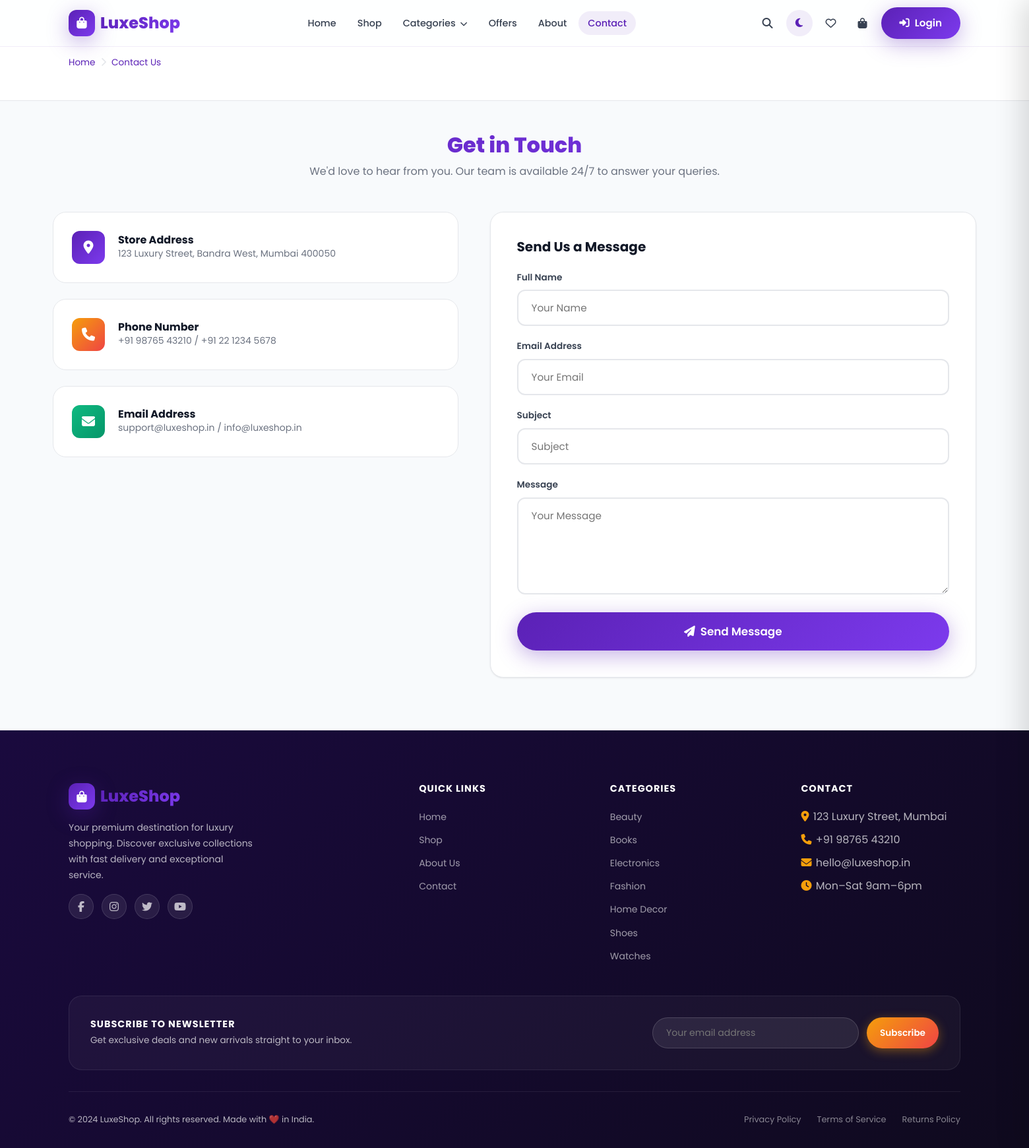
Page /contact/ on the committed database.
### store/models.py (models this page shows, shortened)
class Category(models.Model):
    name = models.CharField(max_length=100)
    slug = models.SlugField(unique=True, blank=True)
    icon = models.CharField(max_length=100, default='fas fa-tag')
    image = models.ImageField(upload_to='categories/', blank=True, null=True)
    description = models.TextField(blank=True)
    created_at = models.DateTimeField(auto_now_add=True)
    class Meta:
        verbose_name_plural = 'Categories'
        ordering = ['name']

### store/views.py (the view)
# urls.py: path('contact/', views.contact, name='contact'),
def contact(request):
    if request.method == 'POST':
        form = ContactForm(request.POST)
        if form.is_valid():
            form.save()
            messages.success(request, 'Your message has been sent! We\'ll get back to you soon.')
            return redirect('contact')
    else:
        form = ContactForm()
    return render(request, 'store/contact.html', {'form': form})

### store/forms.py
class ContactForm(forms.ModelForm):
    class Meta:
        model = ContactMessage
        fields = ['name', 'email', 'subject', 'message']
        widgets = {
            'name': forms.TextInput(attrs={'class': 'form-input', 'placeholder': 'Your Name'}),
            'email': forms.EmailInput(attrs={'class': 'form-input', 'placeholder': 'Your Email'}),
            'subject': forms.TextInput(attrs={'class': 'form-input', 'placeholder': 'Subject'}),
            'message': forms.Textarea(attrs={'class': 'form-input', 'rows': 5, 'placeholder': 'Your Message'}),
        }

### store/context_processors.py (called while the page is built)
def cart_context(request):
    cart_count = 0
    try:
        if request.user.is_authenticated:
            cart = Cart.objects.filter(user=request.user).first()
        else:
            session_key = request.session.session_key
            if not session_key:
                request.session.create()
                session_key = request.session.session_key
            cart = Cart.objects.filter(session_key=session_key).first()
        if cart:
            cart_count = cart.total_items
    except Exception:
        pass
    return {'cart_count': cart_count}

def wishlist_context(request):
    wishlist_count = 0
    try:
        if request.user.is_authenticated:
            wishlist = Wishlist.objects.filter(user=request.user).first()
            if wishlist:
                wishlist_count = wishlist.products.count()
    except Exception:
        pass
    return {'wishlist_count': wishlist_count}

def categories_context(request):
    try:
        categories = Category.objects.all()
    except Exception:
        categories = []
    return {'all_categories': categories}

### store/models.py (called while the page is built)
    @property
    def total_items(self):
        return sum(item.quantity for item in self.items.all())

### templates/store/contact.html (shortened to what this page needs)
{% extends 'base.html' %}
{% load static %}
{% block content %}
<div style="padding-top:70px">
  <div style="background:var(--card-bg);border-bottom:1px solid var(--border);padding:0.875rem 0">
    <div class="container">
      <div class="breadcrumb">
        <a href="{% url 'home' %}">Home</a>
        <span class="breadcrumb-sep"><i class="fas fa-chevron-right"></i></span>
        <span style="color:var(--primary)">Contact Us</span>
      </div>
    </div>
  </div>
  <div class="container section-padding" style="padding-top:3rem">
    <div class="text-center" style="margin-bottom:3rem">
      <h1 class="section-title">Get in Touch</h1>
      <p class="section-subtitle">We'd love to hear from you. Our team is available 24/7 to answer your queries.</p>
    </div>
    <div style="display:grid;grid-template-columns:1fr 1.2fr;gap:3rem;align-items:start" class="checkout-layout">
      <div style="display:flex;flex-direction:column;gap:1.5rem">
        <div style="background:var(--card-bg);border:1px solid var(--border);border-radius:var(--radius);padding:1.75rem;display:flex;align-items:center;gap:1.25rem">
          <div style="width:50px;height:50px;border-radius:12px;background:var(--gradient);display:flex;align-items:center;justify-content:center;color:white;font-size:1.25rem">
            <i class="fas fa-location-dot"></i>
          </div>
          <div>
            <h3 style="font-size:1rem;font-weight:700">Store Address</h3>
            <p style="font-size:0.875rem;color:var(--text-light)">123 Luxury Street, Bandra West, Mumbai 400050</p>
          </div>
        </div>
        <div style="background:var(--card-bg);border:1px solid var(--border);border-radius:var(--radius);padding:1.75rem;display:flex;align-items:center;gap:1.25rem">
          <div style="width:50px;height:50px;border-radius:12px;background:var(--gradient-accent);display:flex;align-items:center;justify-content:center;color:white;font-size:1.25rem">
            <i class="fas fa-phone"></i>
          </div>
          <div>
            <h3 style="font-size:1rem;font-weight:700">Phone Number</h3>
            <p style="font-size:0.875rem;color:var(--text-light)">+91 98765 43210 / +91 22 1234 5678</p>
          </div>
        </div>
        <div style="background:var(--card-bg);border:1px solid var(--border);border-radius:var(--radius);padding:1.75rem;display:flex;align-items:center;gap:1.25rem">
          <div style="width:50px;height:50px;border-radius:12px;background:linear-gradient(135deg,#10B981,#059669);display:flex;align-items:center;justify-content:center;color:white;font-size:1.25rem">
            <i class="fas fa-envelope"></i>
          </div>
          <div>
            <h3 style="font-size:1rem;font-weight:700">Email Address</h3>
            <p style="font-size:0.875rem;color:var(--text-light)">support@luxeshop.in / info@luxeshop.in</p>
          </div>
        </div>
      </div>
      <div style="background:var(--card-bg);border:1px solid var(--border);border-radius:var(--radius);padding:2.5rem;box-shadow:var(--shadow-sm)">
        <h2 style="font-size:1.25rem;font-weight:700;margin-bottom:1.5rem">Send Us a Message</h2>
        <form method="post">
          <div class="form-group">
            <label class="form-label">Full Name</label>
            {{ form.name }}
          </div>
          <div class="form-group">
            <label class="form-label">Email Address</label>
            {{ form.email }}
          </div>
          <div class="form-group">
            <label class="form-label">Subject</label>
            {{ form.subject }}
          </div>
          <div class="form-group">
            <label class="form-label">Message</label>
            {{ form.message }}
          </div>
          <button type="submit" class="btn btn-primary btn-lg" style="width:100%;justify-content:center">
            <i class="fas fa-paper-plane"></i> Send Message
          </button>
        </form>
      </div>
    </div>
  </div>
</div>
{% endblock %}

### templates/base.html (shortened to what this page needs)
{% load static %}
<!DOCTYPE html>
<html lang="en" data-theme="light">
<head>
  <link rel="stylesheet" href="https://cdnjs.cloudflare.com/ajax/libs/font-awesome/6.5.0/css/all.min.css">
  <link rel="stylesheet" href="{% static 'css/main.css' %}">
  <link rel="stylesheet" href="{% static 'css/animations.css' %}">
  <link rel="stylesheet" href="{% static 'css/responsive.css' %}">
</head>
<body class="page-animate">
<nav class="navbar" id="navbar">
  <div class="container">
    <div class="navbar-inner">
      <a href="{% url 'home' %}" class="navbar-logo">
        <div class="logo-icon"><i class="fas fa-bag-shopping"></i></div>
        <span class="logo-text">LuxeShop</span>
      </a>
      <ul class="navbar-nav">
        <li><a href="{% url 'home' %}" class="nav-link">Home</a></li>
        <li><a href="{% url 'shop' %}" class="nav-link">Shop</a></li>
        <li class="dropdown">
          <a href="{% url 'shop' %}" class="nav-link">Categories <i class="fas fa-chevron-down" style="font-size:0.7rem;margin-left:0.2rem"></i></a>
        </li>
        <li><a href="{% url 'shop' %}?sort=offers" class="nav-link">Offers</a></li>
        <li><a href="{% url 'about' %}" class="nav-link">About</a></li>
        <li><a href="{% url 'contact' %}" class="nav-link">Contact</a></li>
      </ul>
      <div class="navbar-actions">
        <button class="nav-icon-btn" id="searchBtn" title="Search" aria-label="Search">
          <i class="fas fa-search"></i>
        </button>
        <button class="nav-icon-btn theme-toggle" id="themeToggle" title="Toggle Dark Mode" aria-label="Toggle dark mode">
          <i class="fas fa-moon"></i>
        </button>
        <a href="{% url 'wishlist' %}" class="nav-icon-btn" title="Wishlist" aria-label="Wishlist">
          <i class="far fa-heart"></i>
        </a>
        <button class="nav-icon-btn" data-open-cart id="cartToggleBtn" title="Shopping Cart" aria-label="Shopping Cart">
          <i class="fas fa-bag-shopping"></i>
        </button>
        {% if user.is_authenticated %}
        <div class="dropdown" style="position:relative">
          <a href="{% url 'profile' %}" class="btn btn-login">
            <i class="fas fa-user"></i>
            <span>{{ user.first_name|default:user.username }}</span>
          </a>
        </div>
        {% else %}
        <a href="{% url 'login' %}" class="btn btn-login">
          <i class="fas fa-right-to-bracket"></i>
          <span>Login</span>
        </a>
        {% endif %}
      </div>
    </div>
  </div>
</nav>
<main>
  {% block content %}{% endblock %}
</main>
<footer class="footer">
  <div class="container">
    <div class="footer-grid">
      <div class="footer-brand">
        <a href="{% url 'home' %}" class="navbar-logo">
          <div class="logo-icon"><i class="fas fa-bag-shopping"></i></div>
          <span class="logo-text">LuxeShop</span>
        </a>
        <p>Your premium destination for luxury shopping. Discover exclusive collections with fast delivery and exceptional service.</p>
        <div class="social-links">
          <a href="#" class="social-link" aria-label="Facebook"><i class="fab fa-facebook-f"></i></a>
          <a href="#" class="social-link" aria-label="Instagram"><i class="fab fa-instagram"></i></a>
          <a href="#" class="social-link" aria-label="Twitter"><i class="fab fa-twitter"></i></a>
          <a href="#" class="social-link" aria-label="YouTube"><i class="fab fa-youtube"></i></a>
        </div>
      </div>
      <div>
        <h4>Quick Links</h4>
        <ul class="footer-links">
          <li><a href="{% url 'home' %}">Home</a></li>
          <li><a href="{% url 'shop' %}">Shop</a></li>
          <li><a href="{% url 'about' %}">About Us</a></li>
          <li><a href="{% url 'contact' %}">Contact</a></li>
        </ul>
      </div>
      <div>
        <h4>Categories</h4>
        <ul class="footer-links">
          {% for cat in all_categories %}
          <li><a href="{% url 'shop' %}?category={{ cat.slug }}">{{ cat.name }}</a></li>
          {% endfor %}
        </ul>
      </div>
      <div>
        <h4>Contact</h4>
        <ul class="footer-links">
          <li><i class="fas fa-map-marker-alt" style="color:var(--accent);margin-right:0.4rem"></i>123 Luxury Street, Mumbai</li>
          <li><i class="fas fa-phone" style="color:var(--accent);margin-right:0.4rem"></i>+91 98765 43210</li>
          <li><i class="fas fa-envelope" style="color:var(--accent);margin-right:0.4rem"></i>hello@luxeshop.in</li>
          <li><i class="fas fa-clock" style="color:var(--accent);margin-right:0.4rem"></i>Mon–Sat 9am–6pm</li>
        </ul>
      </div>
    </div>
    <div style="background:rgba(255,255,255,0.04);border:1px solid rgba(255,255,255,0.08);border-radius:var(--radius);padding:2rem;margin-bottom:2rem;display:flex;align-items:center;justify-content:space-between;flex-wrap:wrap;gap:1.5rem">
      <div>
        <h4 style="color:white;margin-bottom:0.25rem">Subscribe to Newsletter</h4>
        <p style="font-size:0.85rem">Get exclusive deals and new arrivals straight to your inbox.</p>
      </div>
      <form onsubmit="subscribeNewsletter(event)" style="display:flex;gap:0.75rem">
        <input type="email" placeholder="Your email address" style="padding:0.75rem 1.25rem;border-radius:var(--radius-full);border:1px solid rgba(255,255,255,0.15);background:rgba(255,255,255,0.08);color:white;font-family:inherit;font-size:0.875rem;min-width:250px;outline:none" required>
        <button type="submit" class="btn btn-accent btn-sm">Subscribe</button>
      </form>
    </div>
    <div class="footer-bottom">
      <p>© 2024 LuxeShop. All rights reserved. Made with ❤️ in India.</p>
      <div style="display:flex;gap:1.5rem">
        <a href="#" style="color:rgba(255,255,255,0.5);font-size:0.8rem;transition:color 0.2s" onmouseover="this.style.color='#F59E0B'" onmouseout="this.style.color='rgba(255,255,255,0.5)'">Privacy Policy</a>
        <a href="#" style="color:rgba(255,255,255,0.5);font-size:0.8rem;transition:color 0.2s" onmouseover="this.style.color='#F59E0B'" onmouseout="this.style.color='rgba(255,255,255,0.5)'">Terms of Service</a>
        <a href="#" style="color:rgba(255,255,255,0.5);font-size:0.8rem;transition:color 0.2s" onmouseover="this.style.color='#F59E0B'" onmouseout="this.style.color='rgba(255,255,255,0.5)'">Returns Policy</a>
      </div>
    </div>
  </div>
</footer>
</body>
</html>

### static/css/animations.css (style rules this page uses)
.page-animate { animation: pageLoad 0.5s ease both; }

### static/css/responsive.css (style rules this page uses)
@media (min-width: 1400px) { .container { max-width: 1400px; } }

### rows in the picture
Category: name "Beauty"
Category: name "Books"
Category: name "Electronics"
Category: name "Fashion"
Category: name "Home Decor"
Category: name "Shoes"
Category: name "Watches"
